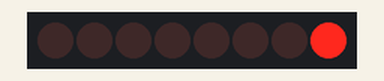
Bench run of a sketch on a simulated Arduino Uno, built with avr-gcc and run on an emulated ATmega328P. Shown: 8 shift-register outputs drawn as a row of LEDs (first output left, lit = HIGH). Wiring (inferred from the names in the program): shift register (74HC595): data pin 12; shift clock pin 13; latch pin 11. Wiring (inferred from the signals the program sends): row of LEDs: on Q0, Q1, Q2, Q3, Q4, Q5, Q6, Q7.

Above: at 0.6 s.
At 5.1 s:
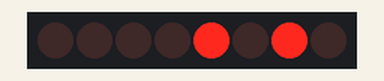
At 10.1 s:
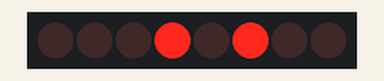
At 20.1 s:
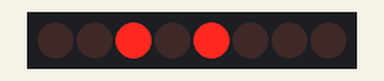
At 30.1 s:
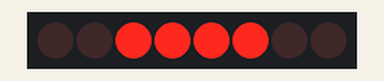
At 39.75 s:
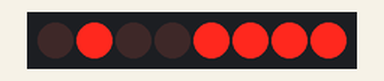
Timing chart, 0 to 40.0 s (numbered marks = the images above):
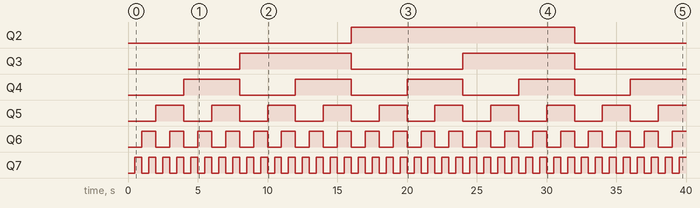

The sketch:

sketch_oct08a.ino
```cpp
#define c 13
#define d 12
#define l 11
void setup() {
  pinMode(c, OUTPUT);
  pinMode(l, OUTPUT);
  pinMode(d, OUTPUT);
}

void loop() {
  for(int i=0;i<256;i++)
  {
    digitalWrite(l,LOW);
    shiftOut(d,c,LSBFIRST,i);
    digitalWrite(l,HIGH);
    delay(500);
  }
}
```

Measured:
- by itself, Q2: LOW → HIGH at 16.0 s, → LOW 16.0 s later
- by itself, Q3: alternates HIGH for 8.0 s and LOW for 8.0 s
- by itself, Q4: alternates HIGH for 4.0 s and LOW for 4.0 s
- by itself, Q5: alternates HIGH for 2.0 s and LOW for 2.0 s
- by itself, Q6: alternates HIGH for 1.0 s and LOW for 1.0 s
- by itself, Q7: alternates HIGH for 0.50 s and LOW for 0.50 s
